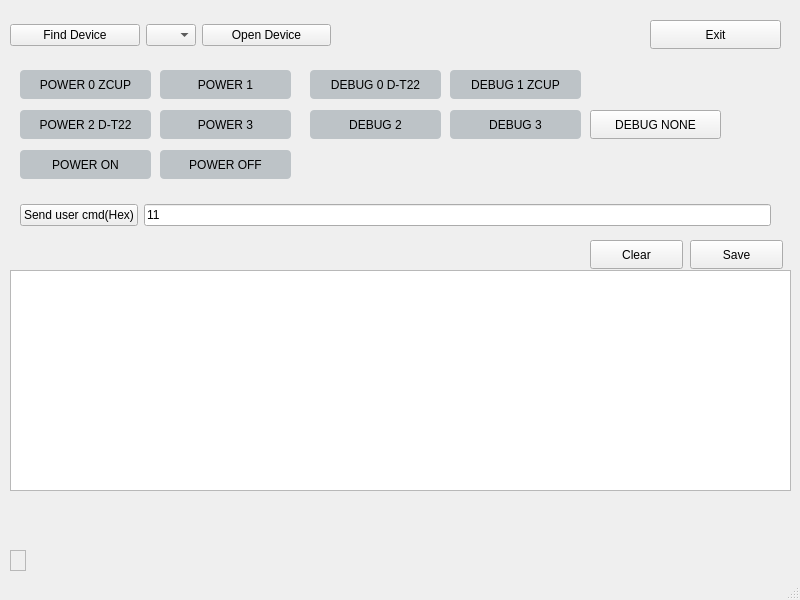
<?xml version="1.0" encoding="UTF-8"?>
<ui version="4.0">
 <class>Switch_Board</class>
 <widget class="QMainWindow" name="Switch_Board">
  <property name="geometry">
   <rect>
    <x>0</x>
    <y>0</y>
    <width>800</width>
    <height>600</height>
   </rect>
  </property>
  <property name="windowTitle">
   <string>Switch_Board</string>
  </property>
  <property name="toolTip">
   <string>&lt;html&gt;&lt;head/&gt;&lt;body&gt;&lt;p&gt;ertyuikl&lt;/p&gt;&lt;/body&gt;&lt;/html&gt;</string>
  </property>
  <widget class="QWidget" name="centralwidget">
   <widget class="QLabel" name="label">
    <property name="geometry">
     <rect>
      <x>10</x>
      <y>550</y>
      <width>16</width>
      <height>21</height>
     </rect>
    </property>
    <property name="sizePolicy">
     <sizepolicy hsizetype="Preferred" vsizetype="Preferred">
      <horstretch>0</horstretch>
      <verstretch>0</verstretch>
     </sizepolicy>
    </property>
    <property name="autoFillBackground">
     <bool>true</bool>
    </property>
    <property name="frameShape">
     <enum>QFrame::Shape::StyledPanel</enum>
    </property>
    <property name="frameShadow">
     <enum>QFrame::Shadow::Raised</enum>
    </property>
    <property name="text">
     <string/>
    </property>
    <property name="textFormat">
     <enum>Qt::TextFormat::MarkdownText</enum>
    </property>
    <property name="scaledContents">
     <bool>false</bool>
    </property>
   </widget>
   <widget class="QTextEdit" name="textEdit">
    <property name="geometry">
     <rect>
      <x>10</x>
      <y>270</y>
      <width>781</width>
      <height>221</height>
     </rect>
    </property>
   </widget>
   <widget class="QPushButton" name="pushButton_Clear">
    <property name="geometry">
     <rect>
      <x>590</x>
      <y>240</y>
      <width>93</width>
      <height>29</height>
     </rect>
    </property>
    <property name="text">
     <string>Clear</string>
    </property>
   </widget>
   <widget class="QPushButton" name="pushButton_Save">
    <property name="geometry">
     <rect>
      <x>690</x>
      <y>240</y>
      <width>93</width>
      <height>29</height>
     </rect>
    </property>
    <property name="text">
     <string>Save</string>
    </property>
   </widget>
   <widget class="QWidget" name="widget_4" native="true">
    <property name="geometry">
     <rect>
      <x>20</x>
      <y>190</y>
      <width>751</width>
      <height>51</height>
     </rect>
    </property>
    <layout class="QHBoxLayout" name="horizontalLayout_4">
     <item>
      <widget class="QPushButton" name="pushButton_SendCmd">
       <property name="text">
        <string>Send user cmd(Hex)</string>
       </property>
      </widget>
     </item>
     <item>
      <widget class="QLineEdit" name="lineEdit_SendCmd">
       <property name="toolTip">
        <string>&lt;html&gt;&lt;head/&gt;&lt;body&gt;&lt;p&gt;byte0 byte1表示所有数据的长度，&lt;/p&gt;&lt;p&gt;byte2 byte3表示命令&lt;/p&gt;&lt;/body&gt;&lt;/html&gt;</string>
       </property>
       <property name="text">
        <string>11</string>
       </property>
      </widget>
     </item>
    </layout>
   </widget>
   <widget class="QWidget" name="widget_5" native="true">
    <property name="geometry">
     <rect>
      <x>10</x>
      <y>10</y>
      <width>321</width>
      <height>51</height>
     </rect>
    </property>
    <layout class="QHBoxLayout" name="horizontalLayout_5">
     <item>
      <widget class="QPushButton" name="pushButton_Find">
       <property name="text">
        <string>Find Device</string>
       </property>
      </widget>
     </item>
     <item>
      <widget class="QComboBox" name="comboBox_DeviceIndex">
       <property name="maximumSize">
        <size>
         <width>50</width>
         <height>16777215</height>
        </size>
       </property>
      </widget>
     </item>
     <item>
      <widget class="QPushButton" name="pushButton_OpenDevice">
       <property name="text">
        <string>Open Device</string>
       </property>
      </widget>
     </item>
    </layout>
   </widget>
   <widget class="QPushButton" name="pushButton_Exit">
    <property name="geometry">
     <rect>
      <x>650</x>
      <y>20</y>
      <width>131</width>
      <height>29</height>
     </rect>
    </property>
    <property name="text">
     <string>Exit</string>
    </property>
   </widget>
   <widget class="QPushButton" name="pushButton_POWER_0">
    <property name="geometry">
     <rect>
      <x>20</x>
      <y>70</y>
      <width>131</width>
      <height>29</height>
     </rect>
    </property>
    <property name="styleSheet">
     <string notr="true">background-color: #BDC3C7; color: black; border-radius: 4px;</string>
    </property>
    <property name="text">
     <string>POWER 0 ZCUP</string>
    </property>
   </widget>
   <widget class="QPushButton" name="pushButton_POWER_1">
    <property name="geometry">
     <rect>
      <x>160</x>
      <y>70</y>
      <width>131</width>
      <height>29</height>
     </rect>
    </property>
    <property name="styleSheet">
     <string notr="true">background-color: #BDC3C7; color: black; border-radius: 4px;</string>
    </property>
    <property name="text">
     <string>POWER 1</string>
    </property>
   </widget>
   <widget class="QPushButton" name="pushButton_POWER_2">
    <property name="geometry">
     <rect>
      <x>20</x>
      <y>110</y>
      <width>131</width>
      <height>29</height>
     </rect>
    </property>
    <property name="styleSheet">
     <string notr="true">background-color: #BDC3C7; color: black; border-radius: 4px;</string>
    </property>
    <property name="text">
     <string>POWER 2 D-T22</string>
    </property>
   </widget>
   <widget class="QPushButton" name="pushButton_POWER_3">
    <property name="geometry">
     <rect>
      <x>160</x>
      <y>110</y>
      <width>131</width>
      <height>29</height>
     </rect>
    </property>
    <property name="styleSheet">
     <string notr="true">background-color: #BDC3C7; color: black; border-radius: 4px;</string>
    </property>
    <property name="text">
     <string>POWER 3</string>
    </property>
   </widget>
   <widget class="QPushButton" name="pushButton_DEBUG_0">
    <property name="geometry">
     <rect>
      <x>310</x>
      <y>70</y>
      <width>131</width>
      <height>29</height>
     </rect>
    </property>
    <property name="styleSheet">
     <string notr="true">background-color: #BDC3C7; color: black; border-radius: 4px;</string>
    </property>
    <property name="text">
     <string>DEBUG 0 D-T22</string>
    </property>
   </widget>
   <widget class="QPushButton" name="pushButton_DEBUG_1">
    <property name="geometry">
     <rect>
      <x>450</x>
      <y>70</y>
      <width>131</width>
      <height>29</height>
     </rect>
    </property>
    <property name="styleSheet">
     <string notr="true">background-color: #BDC3C7; color: black; border-radius: 4px;</string>
    </property>
    <property name="text">
     <string>DEBUG 1 ZCUP</string>
    </property>
   </widget>
   <widget class="QPushButton" name="pushButton_DEBUG_2">
    <property name="geometry">
     <rect>
      <x>310</x>
      <y>110</y>
      <width>131</width>
      <height>29</height>
     </rect>
    </property>
    <property name="styleSheet">
     <string notr="true">background-color: #BDC3C7; color: black; border-radius: 4px;</string>
    </property>
    <property name="text">
     <string>DEBUG 2</string>
    </property>
   </widget>
   <widget class="QPushButton" name="pushButton_DEBUG_3">
    <property name="geometry">
     <rect>
      <x>450</x>
      <y>110</y>
      <width>131</width>
      <height>29</height>
     </rect>
    </property>
    <property name="styleSheet">
     <string notr="true">background-color: #BDC3C7; color: black; border-radius: 4px;</string>
    </property>
    <property name="text">
     <string>DEBUG 3</string>
    </property>
   </widget>
   <widget class="QPushButton" name="pushButton_DEBUG_NONE">
    <property name="geometry">
     <rect>
      <x>590</x>
      <y>110</y>
      <width>131</width>
      <height>29</height>
     </rect>
    </property>
    <property name="text">
     <string>DEBUG NONE</string>
    </property>
   </widget>
   <widget class="QPushButton" name="pushButton_POWER_ON">
    <property name="geometry">
     <rect>
      <x>20</x>
      <y>150</y>
      <width>131</width>
      <height>29</height>
     </rect>
    </property>
    <property name="styleSheet">
     <string notr="true">background-color: #BDC3C7; color: black; border-radius: 4px;</string>
    </property>
    <property name="text">
     <string>POWER ON</string>
    </property>
   </widget>
   <widget class="QPushButton" name="pushButton_POWER_OFF">
    <property name="geometry">
     <rect>
      <x>160</x>
      <y>150</y>
      <width>131</width>
      <height>29</height>
     </rect>
    </property>
    <property name="styleSheet">
     <string notr="true">background-color: #BDC3C7; color: black; border-radius: 4px;</string>
    </property>
    <property name="text">
     <string>POWER OFF</string>
    </property>
   </widget>
  </widget>
  <widget class="QMenuBar" name="menubar">
   <property name="geometry">
    <rect>
     <x>0</x>
     <y>0</y>
     <width>800</width>
     <height>22</height>
    </rect>
   </property>
  </widget>
  <widget class="QStatusBar" name="statusbar"/>
 </widget>
 <resources/>
 <connections/>
</ui>
